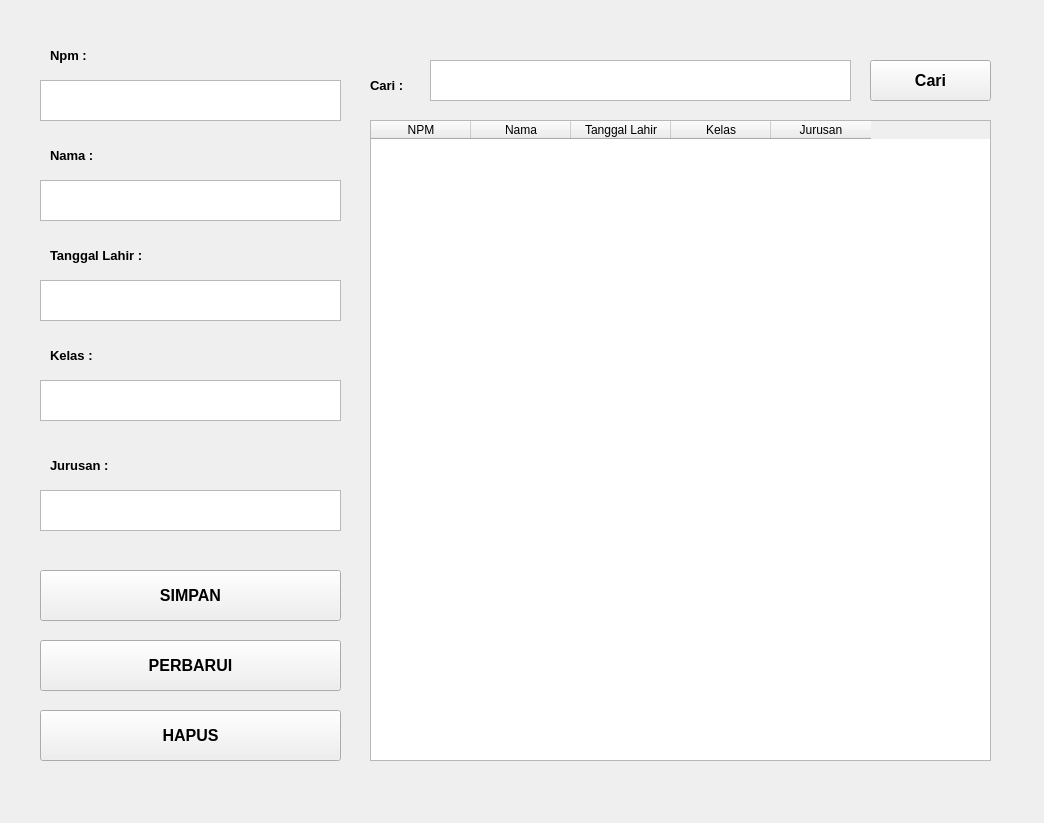
<?xml version="1.0" encoding="UTF-8"?>
<ui version="4.0">
 <class>Form</class>
 <widget class="QWidget" name="Form">
  <property name="geometry">
   <rect>
    <x>0</x>
    <y>0</y>
    <width>1044</width>
    <height>823</height>
   </rect>
  </property>
  <property name="windowTitle">
   <string>Form</string>
  </property>
  <widget class="QTextEdit" name="textEdit">
   <property name="geometry">
    <rect>
     <x>40</x>
     <y>80</y>
     <width>301</width>
     <height>41</height>
    </rect>
   </property>
  </widget>
  <widget class="QLabel" name="label">
   <property name="geometry">
    <rect>
     <x>50</x>
     <y>40</y>
     <width>55</width>
     <height>31</height>
    </rect>
   </property>
   <property name="font">
    <font>
     <pointsize>10</pointsize>
     <weight>75</weight>
     <bold>true</bold>
    </font>
   </property>
   <property name="text">
    <string>Npm :</string>
   </property>
  </widget>
  <widget class="QTextEdit" name="textEdit_2">
   <property name="geometry">
    <rect>
     <x>40</x>
     <y>180</y>
     <width>301</width>
     <height>41</height>
    </rect>
   </property>
  </widget>
  <widget class="QLabel" name="label_2">
   <property name="geometry">
    <rect>
     <x>50</x>
     <y>140</y>
     <width>81</width>
     <height>31</height>
    </rect>
   </property>
   <property name="font">
    <font>
     <pointsize>10</pointsize>
     <weight>75</weight>
     <bold>true</bold>
    </font>
   </property>
   <property name="text">
    <string>Nama :</string>
   </property>
  </widget>
  <widget class="QLabel" name="label_3">
   <property name="geometry">
    <rect>
     <x>50</x>
     <y>240</y>
     <width>131</width>
     <height>31</height>
    </rect>
   </property>
   <property name="font">
    <font>
     <pointsize>10</pointsize>
     <weight>75</weight>
     <bold>true</bold>
    </font>
   </property>
   <property name="text">
    <string>Tanggal Lahir :</string>
   </property>
  </widget>
  <widget class="QTextEdit" name="textEdit_3">
   <property name="geometry">
    <rect>
     <x>40</x>
     <y>280</y>
     <width>301</width>
     <height>41</height>
    </rect>
   </property>
  </widget>
  <widget class="QLabel" name="label_4">
   <property name="geometry">
    <rect>
     <x>50</x>
     <y>340</y>
     <width>131</width>
     <height>31</height>
    </rect>
   </property>
   <property name="font">
    <font>
     <pointsize>10</pointsize>
     <weight>75</weight>
     <bold>true</bold>
    </font>
   </property>
   <property name="text">
    <string>Kelas :</string>
   </property>
  </widget>
  <widget class="QTextEdit" name="textEdit_4">
   <property name="geometry">
    <rect>
     <x>40</x>
     <y>380</y>
     <width>301</width>
     <height>41</height>
    </rect>
   </property>
  </widget>
  <widget class="QLabel" name="label_5">
   <property name="geometry">
    <rect>
     <x>50</x>
     <y>450</y>
     <width>131</width>
     <height>31</height>
    </rect>
   </property>
   <property name="font">
    <font>
     <pointsize>10</pointsize>
     <weight>75</weight>
     <bold>true</bold>
    </font>
   </property>
   <property name="text">
    <string>Jurusan :</string>
   </property>
  </widget>
  <widget class="QTextEdit" name="textEdit_5">
   <property name="geometry">
    <rect>
     <x>40</x>
     <y>490</y>
     <width>301</width>
     <height>41</height>
    </rect>
   </property>
  </widget>
  <widget class="QPushButton" name="pushButton">
   <property name="geometry">
    <rect>
     <x>40</x>
     <y>570</y>
     <width>301</width>
     <height>51</height>
    </rect>
   </property>
   <property name="font">
    <font>
     <pointsize>12</pointsize>
     <weight>75</weight>
     <bold>true</bold>
    </font>
   </property>
   <property name="text">
    <string>SIMPAN</string>
   </property>
  </widget>
  <widget class="QTextEdit" name="textEdit_6">
   <property name="geometry">
    <rect>
     <x>430</x>
     <y>60</y>
     <width>421</width>
     <height>41</height>
    </rect>
   </property>
  </widget>
  <widget class="QLabel" name="label_6">
   <property name="geometry">
    <rect>
     <x>370</x>
     <y>70</y>
     <width>55</width>
     <height>31</height>
    </rect>
   </property>
   <property name="font">
    <font>
     <pointsize>10</pointsize>
     <weight>75</weight>
     <bold>true</bold>
    </font>
   </property>
   <property name="text">
    <string>Cari :</string>
   </property>
  </widget>
  <widget class="QPushButton" name="pushButton_2">
   <property name="geometry">
    <rect>
     <x>40</x>
     <y>640</y>
     <width>301</width>
     <height>51</height>
    </rect>
   </property>
   <property name="font">
    <font>
     <pointsize>12</pointsize>
     <weight>75</weight>
     <bold>true</bold>
    </font>
   </property>
   <property name="text">
    <string>PERBARUI</string>
   </property>
  </widget>
  <widget class="QPushButton" name="pushButton_3">
   <property name="geometry">
    <rect>
     <x>40</x>
     <y>710</y>
     <width>301</width>
     <height>51</height>
    </rect>
   </property>
   <property name="font">
    <font>
     <pointsize>12</pointsize>
     <weight>75</weight>
     <bold>true</bold>
    </font>
   </property>
   <property name="text">
    <string>HAPUS</string>
   </property>
  </widget>
  <widget class="QTableWidget" name="tableWidget">
   <property name="geometry">
    <rect>
     <x>370</x>
     <y>120</y>
     <width>621</width>
     <height>641</height>
    </rect>
   </property>
   <column>
    <property name="text">
     <string>NPM</string>
    </property>
   </column>
   <column>
    <property name="text">
     <string>Nama</string>
    </property>
   </column>
   <column>
    <property name="text">
     <string>Tanggal Lahir</string>
    </property>
   </column>
   <column>
    <property name="text">
     <string>Kelas</string>
    </property>
   </column>
   <column>
    <property name="text">
     <string>Jurusan</string>
    </property>
   </column>
  </widget>
  <widget class="QPushButton" name="pushButton_4">
   <property name="geometry">
    <rect>
     <x>870</x>
     <y>60</y>
     <width>121</width>
     <height>41</height>
    </rect>
   </property>
   <property name="font">
    <font>
     <pointsize>12</pointsize>
     <weight>75</weight>
     <bold>true</bold>
    </font>
   </property>
   <property name="text">
    <string>Cari</string>
   </property>
  </widget>
 </widget>
 <resources/>
 <connections/>
</ui>
